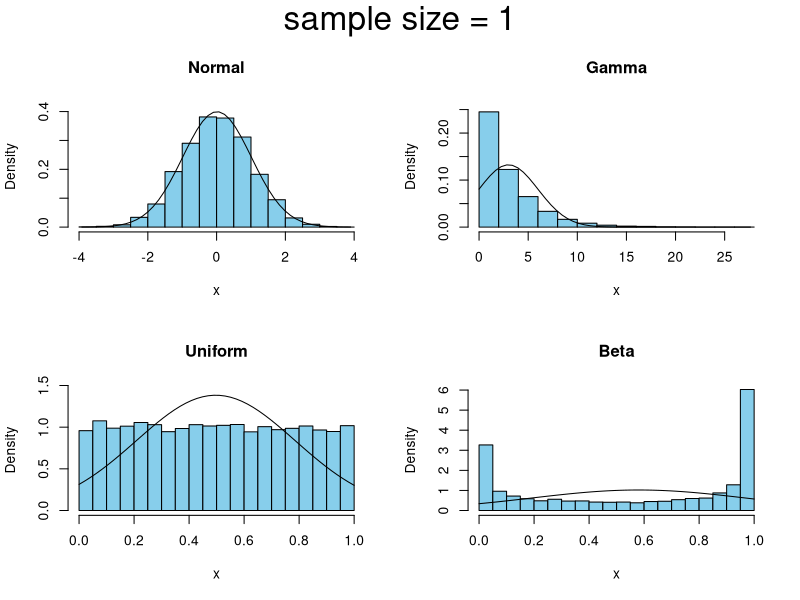
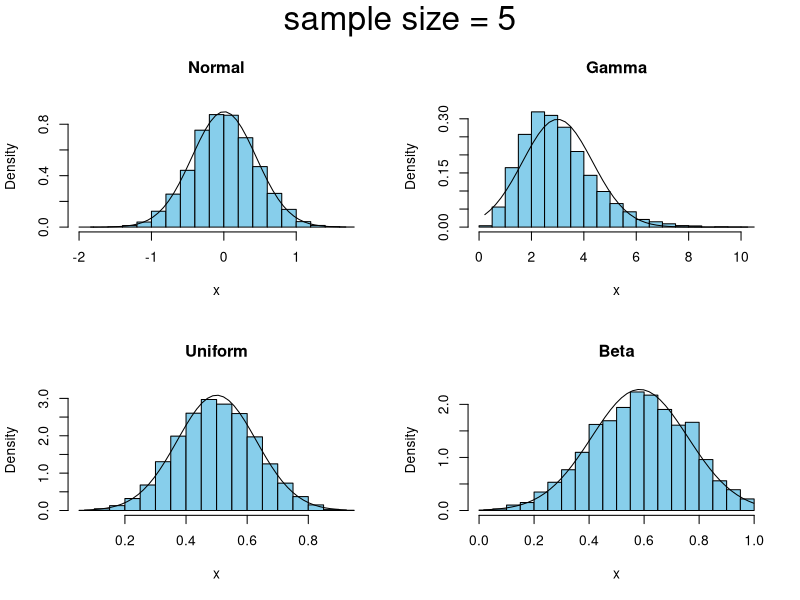
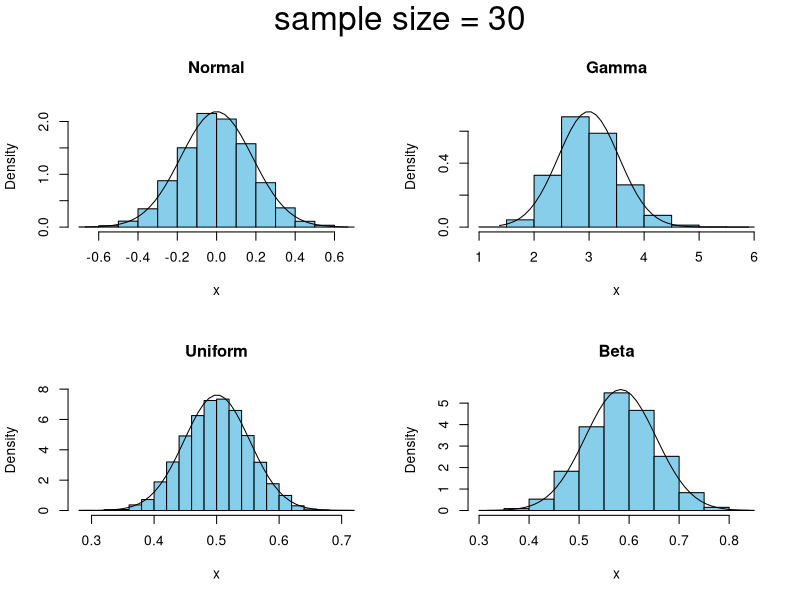
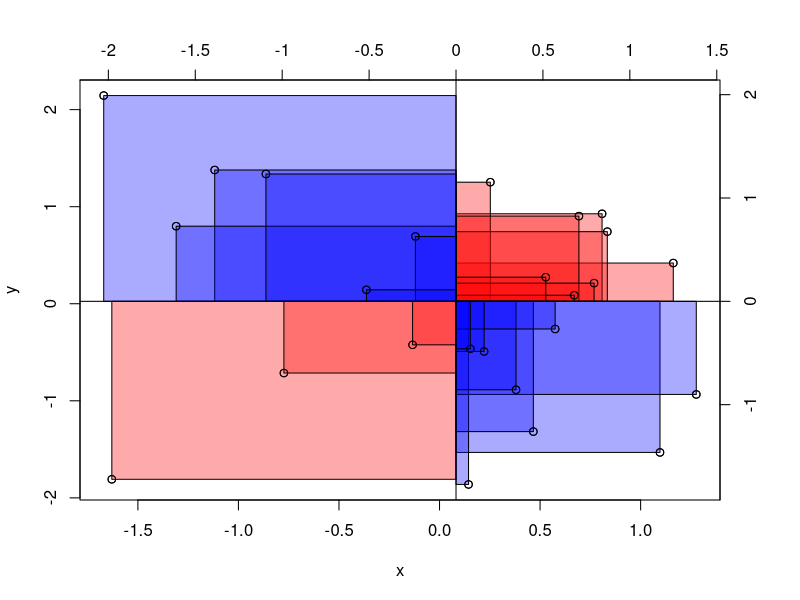
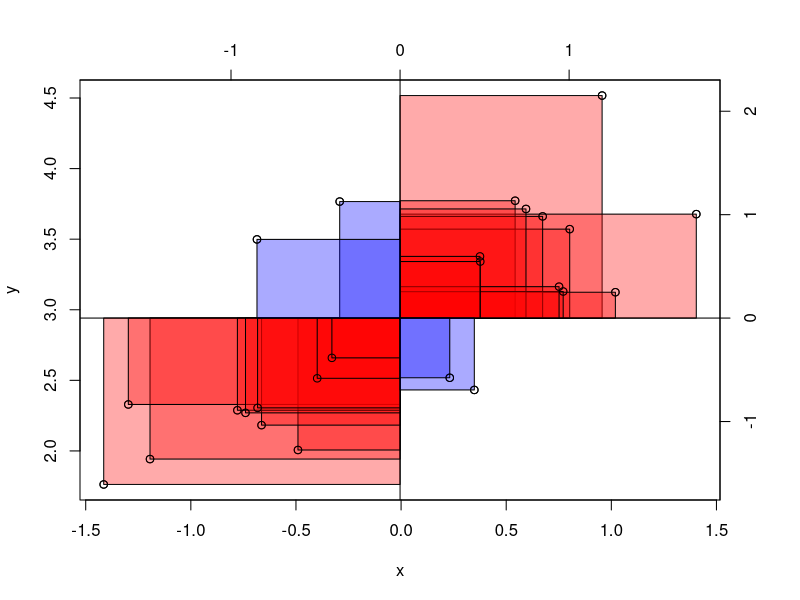
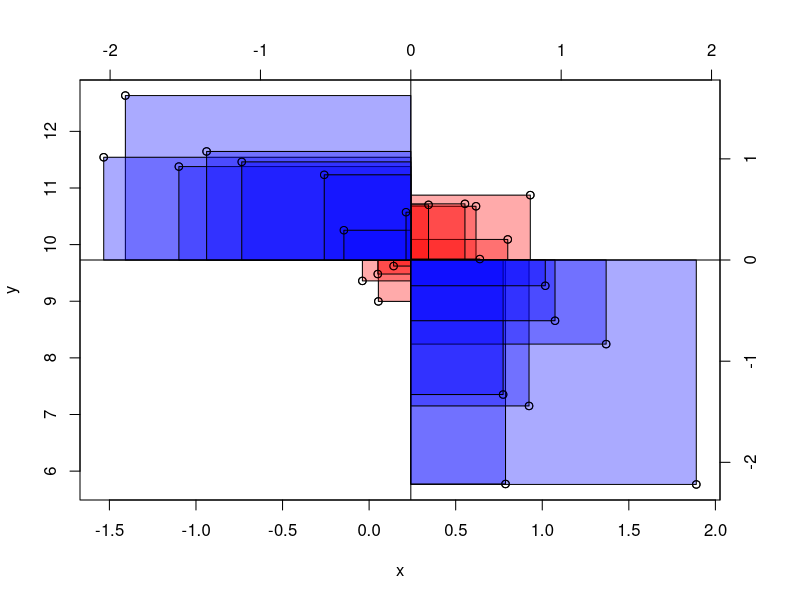
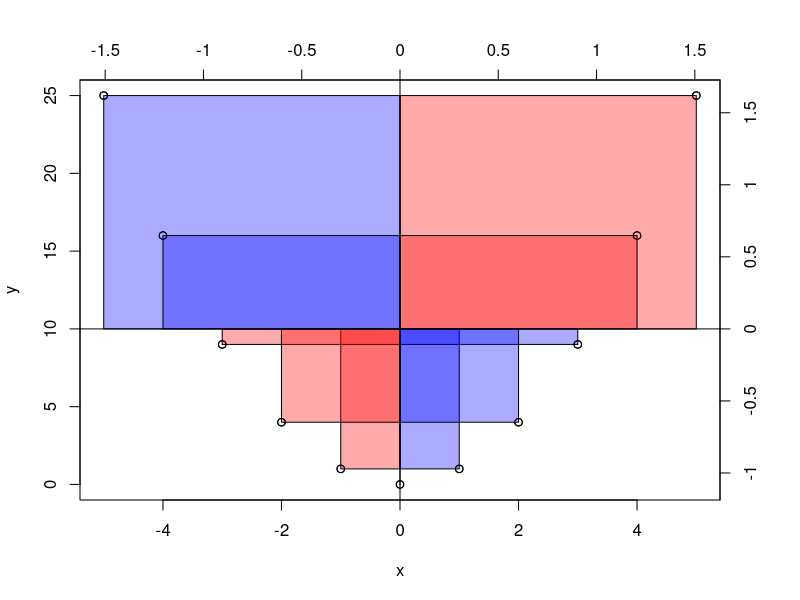
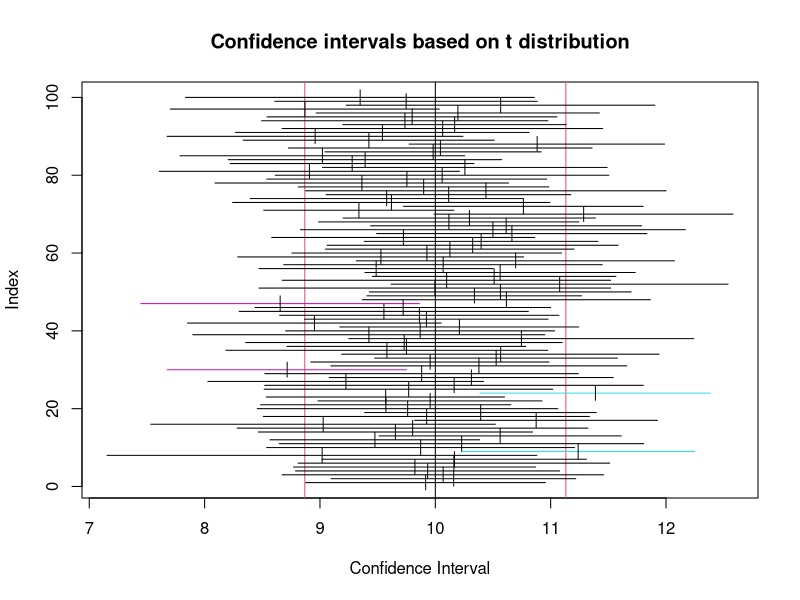

Recreate these plots in R, in order.
library(TeachingDemos)

# Demonstration of the Central Limit Theorem

#' Takes samples of size n from 4 different distributions and plots histograms of the
#' means along with a normal curve with matching mean and standard deviation.
#' Creating the plots for different values of n demonstrates the Central Limit Theorem.
#' 
#' Running the function with n=1 will show the populations.
clt.examp(1)

#' Run the function again with n at higher values to show that the sampling distribution
#' of the uniform quickly becomes normal and the exponential and 
#' beta distributions eventually become normal (but much slower than the uniform).
clt.examp(5)

clt.examp(30)

# ------------------------------------------------------------------------------

#' This next function creates a scatterplot of the data,
#' then adds colored rectangles between the points and the mean of x and y (both close to zero) to represent
#' the deviations from mean that the covariance and correlation coefficient is calculated from.

## low correlation
x <- rnorm(25)
y <- rnorm(25)

cor(x,y)
cor.rect.plot(x,y)

## Positive correlation
x <- rnorm(25)
y <- x + rnorm(25,3, .5)
cor(x,y)
cor.rect.plot(x,y)

## negative correlation
x <- rnorm(25)
y <- rnorm(25,10,1.5) - x
cor(x,y)
cor.rect.plot(x,y)

## zero correlation but a definite non-linear relationship
x <- -5:5
y <- x^2
cor(x,y)
cor.rect.plot(x,y)

# ------------------------------------------------------------------------------

# Example C.8 from the book
ci.examp(mean.sim = 10, sd = sqrt(10), n = 30, reps = 100, conf.level = 0.95, method = "t")
